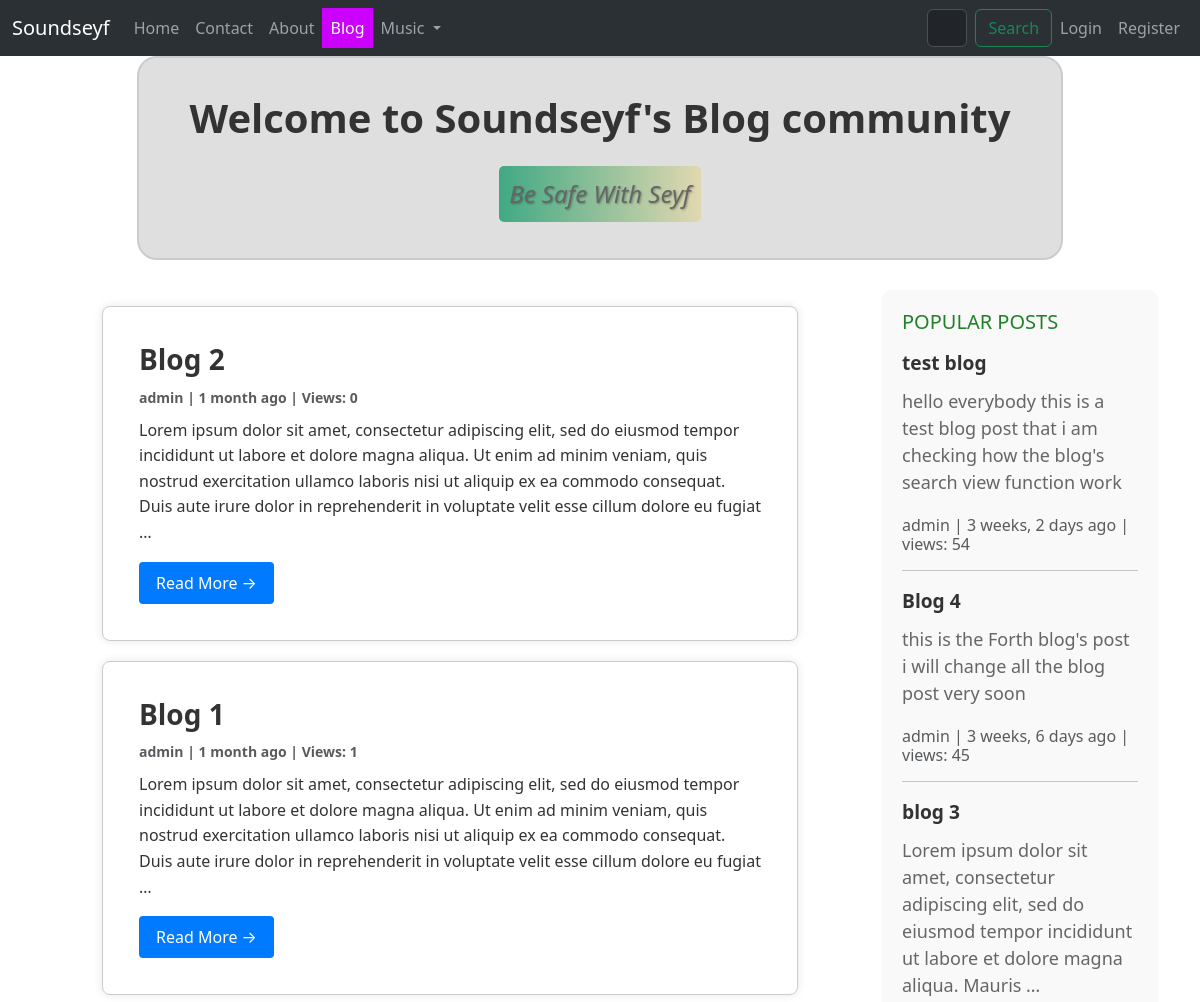
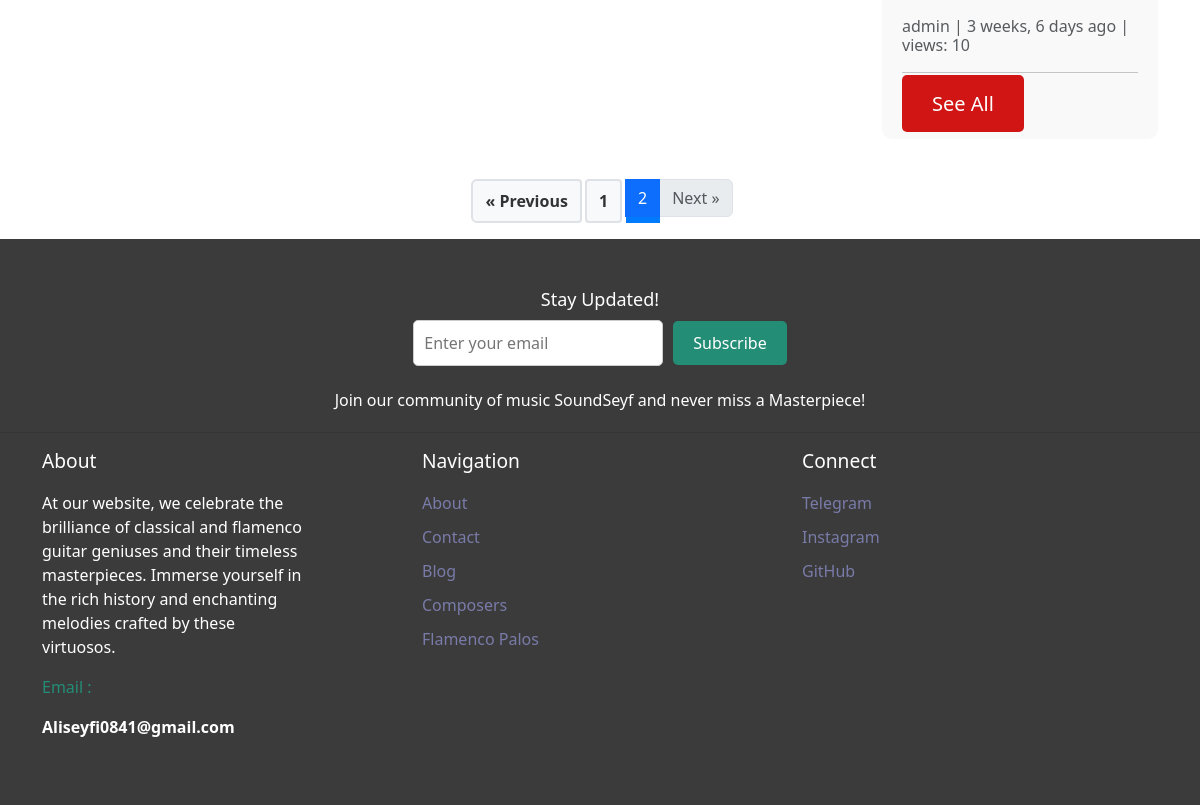
Screenshot of /blog/?page=2 with the database file from the repository (2 pictures, top to bottom).
### blog/models.py (models this page shows, shortened)
class Post(models.Model):
    title = models.CharField(max_length=255,unique=True)
    slug = models.SlugField(max_length=255,unique=True)
    author = models.ForeignKey(User,on_delete=models.CASCADE,null=True)
    content = models.TextField(null=True,blank=True)
    created_on = models.DateTimeField(auto_now_add=True)
    updated_on = models.DateTimeField(auto_now=True)
    published_on = models.DateTimeField(null=True)
    status = models.CharField(max_length=255,choices=STATUS_CHOICES)
    counted_views = models.IntegerField(default=0)
    login_required = models.BooleanField(default=False)
    class Meta:
        ordering = ['-created_on']

### blog/views.py (the view)
# urls.py: path('',views.PostList.as_view(),name="blog-home"),
class PostList(generic.ListView):
    now = timezone.now()
    queryset = Post.objects.filter(status='p' , published_on__lte=now).order_by('-created_on')
    context_object_name = 'post_list'
    paginate_by = 3
    template_name = "blog/blog-home.html"

### blog/templatetags/blog-tags.py (called while the page is built)
@register.inclusion_tag('blog/sidebar.html')
def popularpost():
    popularposts = Post.objects.all().order_by('-counted_views')[:3]
    return  {"popularposts":popularposts}

### templates/blog/blog-home.html (shortened to what this page needs)
{% load humanize %}
{% load blog-tags %}
<!DOCTYPE html>
<html lang="en">
<head>
    <link href="https://cdn.jsdelivr.net/npm/bootstrap@5.3.3/dist/css/bootstrap.min.css" rel="stylesheet"
>
<body data-bs-theme="light">
    <nav class="navbar navbar-expand-lg bg-body-tertiary" data-bs-theme="dark">
        <div class="container-fluid">
            <a class="navbar-brand" href="{% url 'website:index' %}">Soundseyf</a>
            <div class="collapse navbar-collapse" id="navbarSupportedContent">
                <ul class="navbar-nav me-auto mb-2 mb-lg-0">
                    <li class="nav-item">
                        <a class="nav-link {% if request.path == '/' %}active{% endif %}" aria-current="page"
                            href="{% url 'website:index' %}">Home</a>
                    </li>
                    <li class="nav-item">
                        <a class="nav-link {% if '/contact/' in request.path %}active{% endif %}"
                            href="{% url 'website:contact' %}">Contact</a>
                    </li>
                    <li class="nav-item">
                        <a class="nav-link {% if '/about/' in request.path %}active{% endif %}"
                            href="{% url 'website:about' %}">About</a>
                    </li>
                    <li class="nav-item">
                        <a class="nav-link {% if '/blog/' in request.path %}active{% endif %}"
                            href="{% url 'blog:blog-home' %}">Blog</a>
                    </li>
                    <li class="nav-item dropdown">
                        <a class="nav-link dropdown-toggle dropdown-toggle-arrow {% if '/music/' in request.path %}active{% endif %}"
                            href="#" role="button" data-bs-toggle="dropdown" aria-expanded="false">
                            Music
                        </a>
                    </li>
                </ul>
                <form style="padding-left: 45%;" method="get" class="d-flex me-auto" role="search"
                    action="{% url 'music:search' %}">
                    <input class="form-control me-2" name="s" type="search" placeholder="Search Composer fullname"
                        aria-label="Search" list="composer-list">
                    <button class="btn btn-outline-success" type="submit">Search</button>
                </form>
                <ul class="navbar-nav ms-auto">
                    {% if request.user.is_authenticated %}
                    <li class="nav-item dropdown">
                        <a class="nav-link dropdown-toggle" href="#" id="userDropdown" role="button"
                            data-bs-toggle="dropdown" aria-expanded="false">
                            {{ request.user.username }}
                        </a>
                        <ul class="dropdown-menu dropdown-menu-end" aria-labelledby="userDropdown">
                            <li><a class="dropdown-item" href="{% url 'music:Likes' %}">Favorites</a></li>
                            <li>
                                <hr class="dropdown-divider">
                            </li>
                            <li><a class="dropdown-item" href="{% url 'accounts:logout' %}">Logout</a></li>
                        </ul>
                    </li>
                    {% else %}
                    <li class="nav-item">
                        <a class="nav-link btn btn-primary" href="{% url 'accounts:login' %}">Login</a>
                    </li>
                    <li class="nav-item">
                        <a class="nav-link btn btn-success" href="{% url 'accounts:register' %}">Register</a>
                    </li>
                    {% endif %}
                </ul>
            </div>
        </div>
    </nav>
    <header class="masthead">
        <div class="container">
            <div class="row">
                <div class="col-md-8 col-md-10 mx-auto">
                    <div class="site-heading">
                        <div class="title-box">
                            <h3 class="welcome-title my-4 mt-3">Welcome to Soundseyf's Blog community</h3>
                            <p class="safety-message">Be Safe With Seyf</p>
                        </div>
                    </div>
                </div>
            </div>
        </div>
    </header>
    <div class="container post-container">
        <div class="row">
            <div class="col-md-8 mt-3">
                {% for post in post_list %}
                <div class="card post-card">
                    <div class="card-body">
                        <h2 class="card-title post-title">{{ post.title }}</h2>
                        <p class="card-text text-muted post-meta" style="font-weight: bold;">{{ post.author }} | {{ post.created_on|naturaltime }}
                            | Views: {{ post.counted_views }}</p>
                        <p class="card-text post-content">{{ post.content|truncatewords_html:50 }}</p>
                        <a href="{% url 'blog:blog-single' post.slug %}" class="btn read-more-btn">Read More &rarr;</a>
                    </div>
                </div>
                {% endfor %}
            </div>
        {% popularpost %}
        </div>
    </div>
    <div class="pagination-container">
        <nav aria-label="Page navigation">
            <ul class="pagination">
                {% if page_obj.has_previous %}
                <li class="page-item"><a href="?page={{ page_obj.previous_page_number }}" class="page-link">&laquo;
                        Previous</a></li>
                {% else %}
                <li class="page-item disabled pagination-disabled"><span class="page-link">&laquo; Previous</span></li>
                {% endif %}
                {% for num in paginator.page_range %}
                {% if num == page_obj.number %}
                <li class="page-item active pagination-current"><span class="page-link">{{ num }}</span></li>
                {% else %}
                <li class="page-item"><a href="?page={{ num }}" class="page-link pagination-link">{{ num }}</a></li>
                {% endif %}
                {% endfor %}
                {% if page_obj.has_next %}
                <li class="page-item"><a href="?page={{ page_obj.next_page_number }}" class="page-link">Next &raquo;</a>
                </li>
                {% else %}
                <li class="page-item disabled pagination-disabled"><span class="page-link">Next &raquo;</span></li>
                {% endif %}
            </ul>
        </nav>
    </div>
    <footer class="footer">
        <div class="container">
            <div class="footer-subscribe">
                <h3 style="color: #fff;">Stay Updated!</h3>
                <form action="{% url 'website:subscribe' %}" method="post">
                    <input type="email" name="email" placeholder="Enter your email" required>
                    <button type="submit">Subscribe</button>
                </form>
                <p style="padding-top: 2%;">Join our community of music SoundSeyf and never miss a Masterpiece!</p>
            </div>
        </div>
        <hr>
        <div class="container">
            <div class="row">
                <div class="col-md-4">
                    <h5>About</h5>
                    <p style="padding-top: 3%; padding-right:25%">At our website, we celebrate the brilliance of
                        classical and flamenco guitar geniuses and their timeless masterpieces. Immerse yourself in the
                        rich history and enchanting melodies crafted by these virtuosos.</p>
                    <p style="color: #248d76;">Email :
                    <p style="font-weight: bold;">Aliseyfi0841@gmail.com</p>
                    </p>
                </div>
                <div class="col-md-4">
                    <h5>Navigation</h5>
                    <ul class="list-unstyled" style="padding-top: 3%;">
                        <li><a href="{% url 'website:about' %}">About</a></li>
                        <li><a href="{% url 'website:contact' %}">Contact</a></li>
                        <li><a href="{% url 'blog:blog-home' %}">Blog</a></li>
                        <li><a href="{% url 'music:composers' %}">Composers</a></li>
                        <li><a href="{% url 'music:palos' %}">Flamenco Palos</a></li>
                    </ul>
                </div>
                <div class="col-md-4">
                    <h5>Connect</h5>
                    <ul class="list-unstyled" style="padding-top: 3%;">
                        <li><a href="#">Telegram</a></li>
                        <li><a href="https://www.instagram.com/pv.aliseyfi">Instagram</a></li>
                        <li><a href="https://github.com/aisdisappeared">GitHub</a></li>
                    </ul>
                </div>
            </div>
        </div>
    </footer>
</body>
</html>

### templates/blog/sidebar.html (shortened to what this page needs)
{% load static %}
{% load humanize %}
<!DOCTYPE html>
<html lang="en">
<head>
</head>
<body>
    <div class="sidebar">
        <div class="sidebar-widget">
            <h4>POPULAR POSTS</h4>
            <ul class="popular-posts-list">
                {% for post in popularposts %}
                <li style="font-weight: bolder;"><a href="{% url 'blog:blog-single' post.slug %}">{{ post.title }}</a>
                </li>
                <div class="blog-snippet">{{ post.content|truncatewords:20 }}</div>
                <p class="card-text text-muted h6">{{ post.author }} | {{post.created_on|naturaltime }} | views:
                    {{post.counted_views}}</p>
                <hr>
                {% endfor %}
            </ul>
            <a href="{% url 'blog:blog-home' %}" class="see-all-button">See All</a>
        </div>
    </div>
</body>
</html>

### templates/blog/blog-home.html (style rules this page uses)
.navbar-nav .nav-link.active { color: rgb(255, 255, 255); background-color: rgb(204, 0, 255); }
.title-box { background-color: #dfdfdf; border: 2px solid #ccc; border-radius: 20px; padding: 20px; margin-bottom: 30px; text-align: center; }
.welcome-title { font-size: 2.5rem; color: #333; font-weight: bold; margin-bottom: 10px; }
.safety-message { font-size: 1.5rem; color: #666; font-style: italic; text-shadow: 1px 1px 2px rgba(0, 0, 0, 0.3); padding: 10px; border-radius: 5px; background: linear-gradient(to right, #40a984, #e1d8b0); display: inline-block; }
.post-container { padding-left: 6%; }
.post-card { background-color: #fff; border: 1px solid #ccc; border-radius: 8px; padding: 20px; margin-bottom: 20px; box-shadow: 0 0 10px rgba(0, 0, 0, 0.1); }
.post-title { font-size: 28px; font-weight: bold; color: #333; margin-bottom: 10px; }
.post-meta { color: #666; font-size: 14px; margin-bottom: 10px; }
.post-content { color: #333; font-size: 16px; line-height: 1.6; }
.read-more-btn { background-color: #007bff; color: #fff; padding: 8px 16px; border-radius: 4px; text-decoration: none; transition: background-color 0.3s; }
.footer { background-color: #3b3b3b; padding: 50px 0; margin-top: 10px; }
.footer h5 { color: #ffffff; font-size: larger; }
.footer p { color: #ffffff; }
.footer ul { padding: 0; list-style: none; }
.footer ul li { margin-bottom: 10px; }
.footer ul li a { color: #797ba9; text-decoration: none; }
.footer-subscribe { text-align: center; margin-bottom: 20px; }
.footer-subscribe h3 { font-size: 18px; margin-bottom: 10px; }
.footer-subscribe form { display: flex; justify-content: center; align-items: center; }
.footer-subscribe input[type="email"] { width: 250px; padding: 10px; border: 1px solid #ccc; border-radius: 5px; margin-right: 10px; }
.footer-subscribe button { padding: 10px 20px; background-color: #248d76; color: #fff; border: none; border-radius: 5px; cursor: pointer; }
.pagination { display: flex; justify-content: center; margin-top: 20px; }
.pagination a { color: #333; padding: 8px 12px; text-decoration: none; border-radius: 4px; margin: 0 4px; transition: all 0.3s ease; background-color: #f8f9fa; border: 2px solid #dee2e6; font-weight: bold; display: inline-block; }
.pagination .active { background-color: #007bff; color: #fff; border-color: #007bff; }

### templates/blog/sidebar.html (style rules this page uses)
.sidebar { width: 300px; margin-left: auto; }
.sidebar-widget { background-color: #f9f9f9; padding: 20px; border-radius: 10px; margin-bottom: 20px; }
.sidebar-widget h4 { color: #218129; font-size: 20px; margin-bottom: 15px; }
.popular-posts-list { list-style: none; padding: 0; }
.popular-posts-list li { margin-bottom: 10px; font-size: larger; }
.popular-posts-list a { color: #333; text-decoration: none; }
.see-all-button { padding: 15px 30px; background-color: #d11414; color: #fff; border: none; border-radius: 5px; cursor: pointer; transition: background-color 0.3s ease; text-decoration: none; font-size: 20px; }
.blog-snippet { font-size: 18px; color: #666; margin-bottom: 20px; }

### rows the page displays
Post: title "Blog 2", author "admin", created_on "1 month ago", counted_views "0", content "Lorem ipsum dolor sit amet, consectetur adipiscing elit, sed do eiusmod tempor incididunt ut labore et dolore magna aliqua. Ut enim ad minim veniam, quis nostrud exercitation ullamco laboris nisi ut aliquip ex ea commodo consequat. Duis aute irure dolor in reprehenderit in voluptate velit esse cillum dolore eu fugiat …"
Post: title "Blog 1", author "admin", created_on "1 month ago", counted_views "1", content "Lorem ipsum dolor sit amet, consectetur adipiscing elit, sed do eiusmod tempor incididunt ut labore et dolore magna aliqua. Ut enim ad minim veniam, quis nostrud exercitation ullamco laboris nisi ut aliquip ex ea commodo consequat. Duis aute irure dolor in reprehenderit in voluptate velit esse cillum dolore eu fugiat …"
Post: title "test blog", content "hello everybody this is a test blog post that i am checking how the blog's search view function work", author "admin", created_on "3 weeks, 2 days ago", counted_views "54"
Post: title "Blog 4", content "this is the Forth blog's post i will change all the blog post very soon", author "admin", created_on "3 weeks, 6 days ago", counted_views "45"
Post: title "blog 3", content "Lorem ipsum dolor sit amet, consectetur adipiscing elit, sed do eiusmod tempor incididunt ut labore et dolore magna aliqua. Mauris …", author "admin", created_on "3 weeks, 6 days ago", counted_views "10"

### other values shown
{{ num }} "1"
{{ num }} "2"
